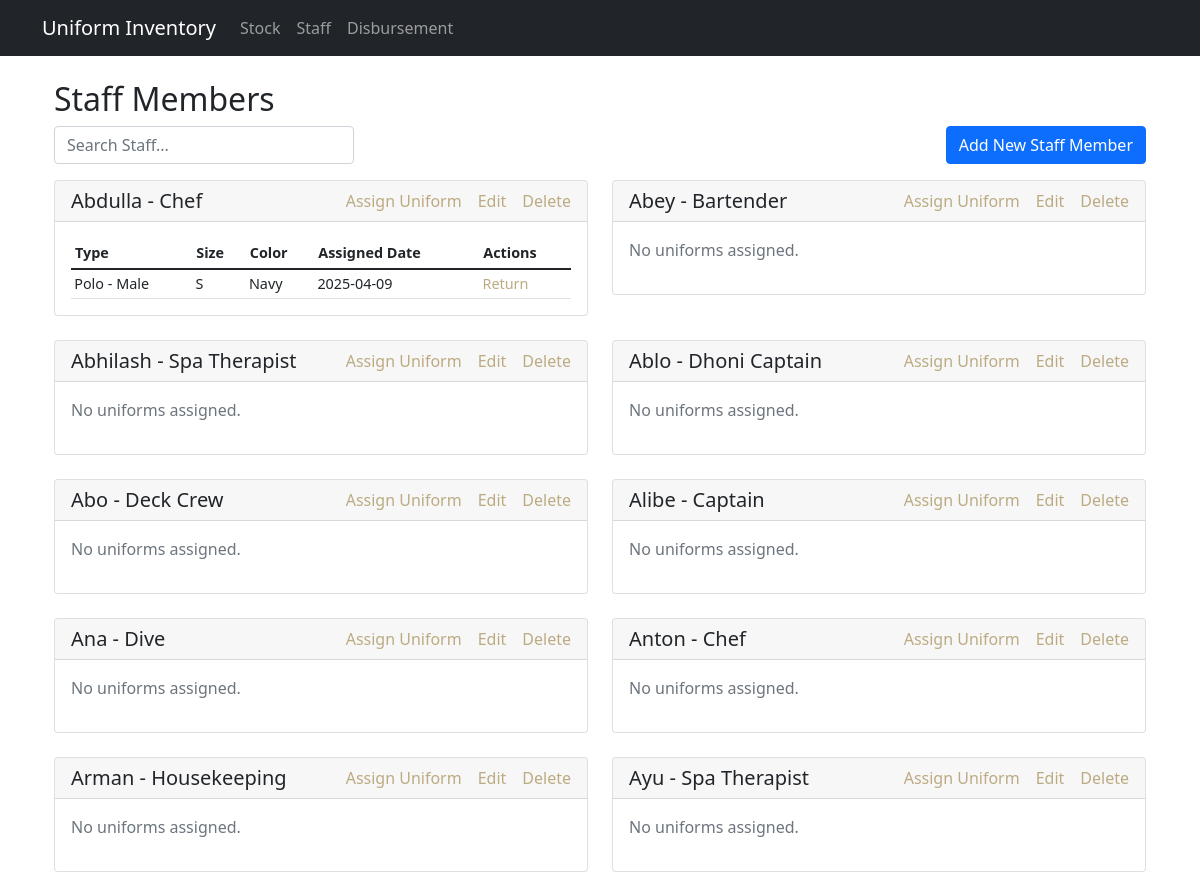
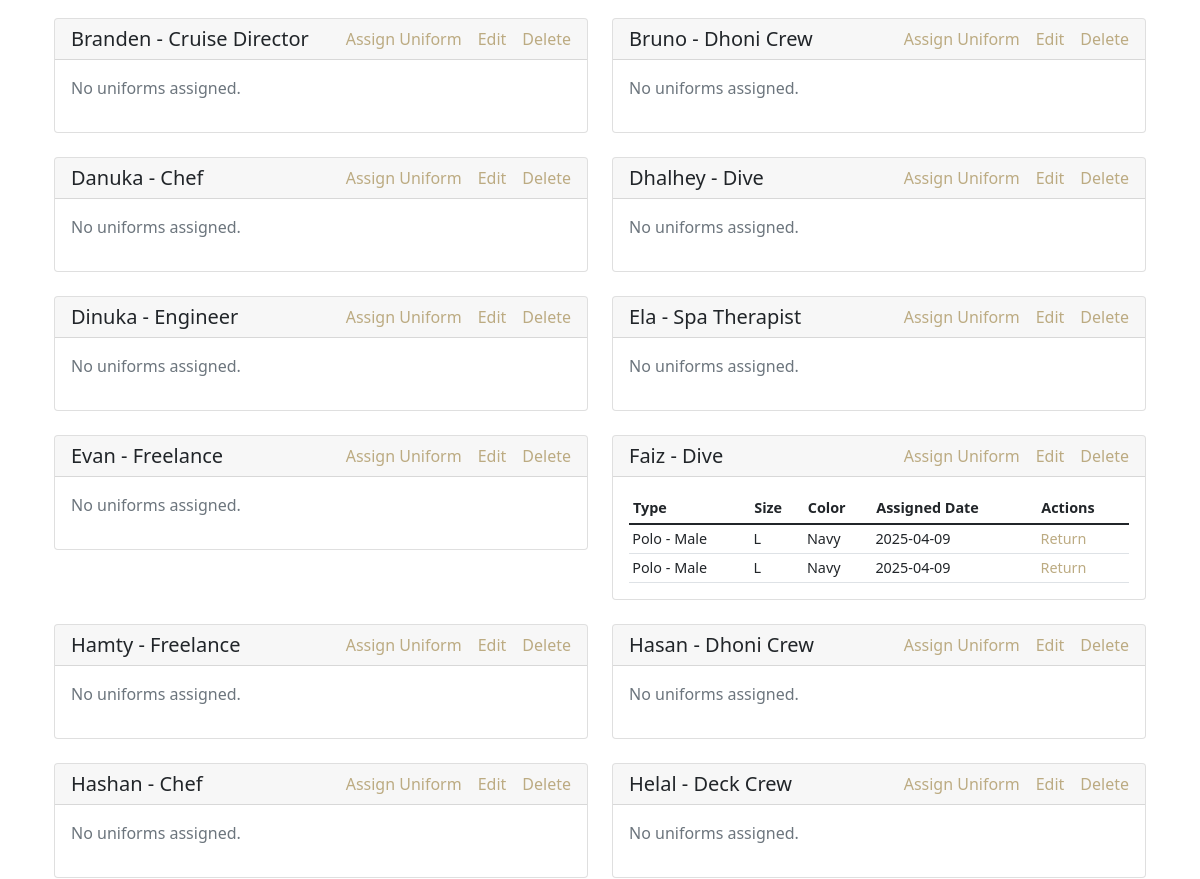
Page /staff (upper part) on the earlier database version (2 pictures, top to bottom).
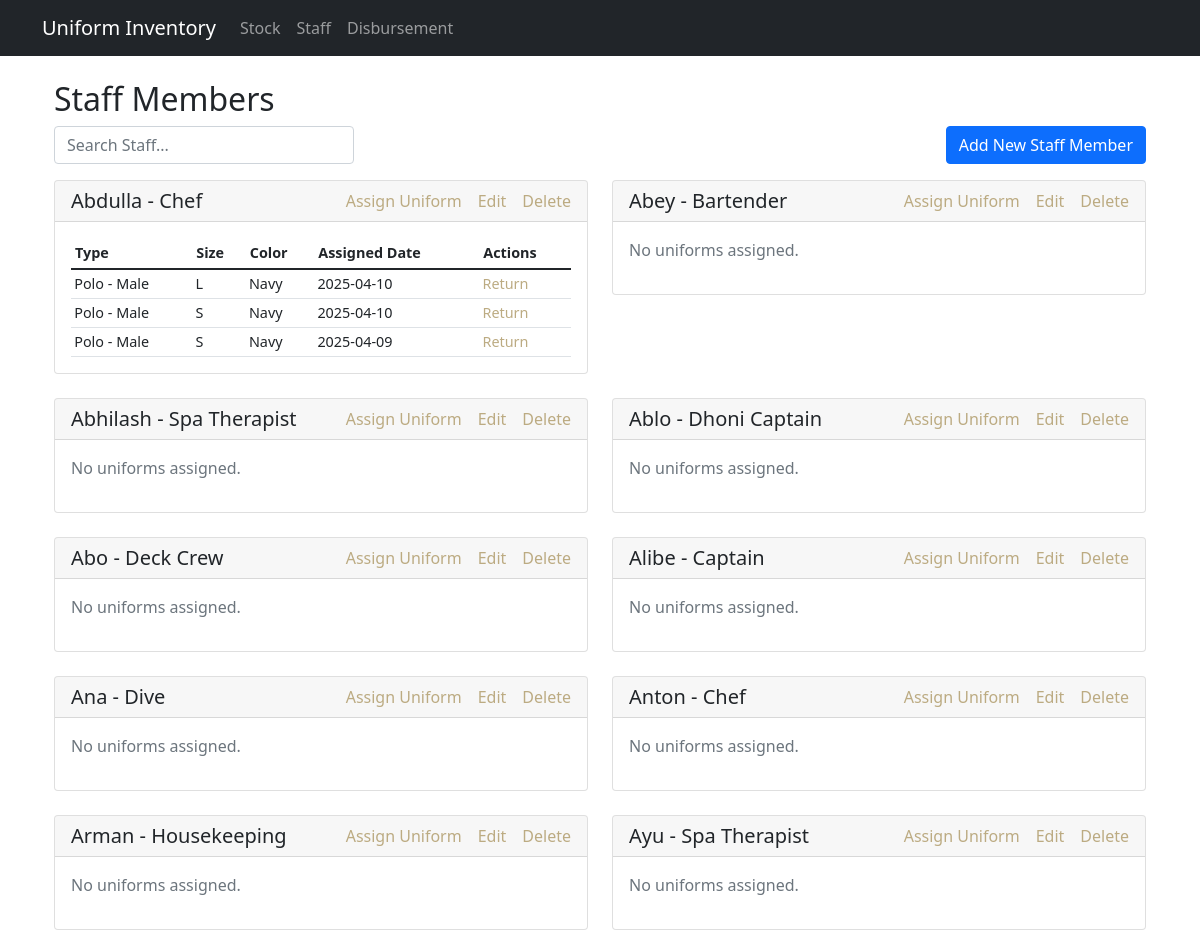
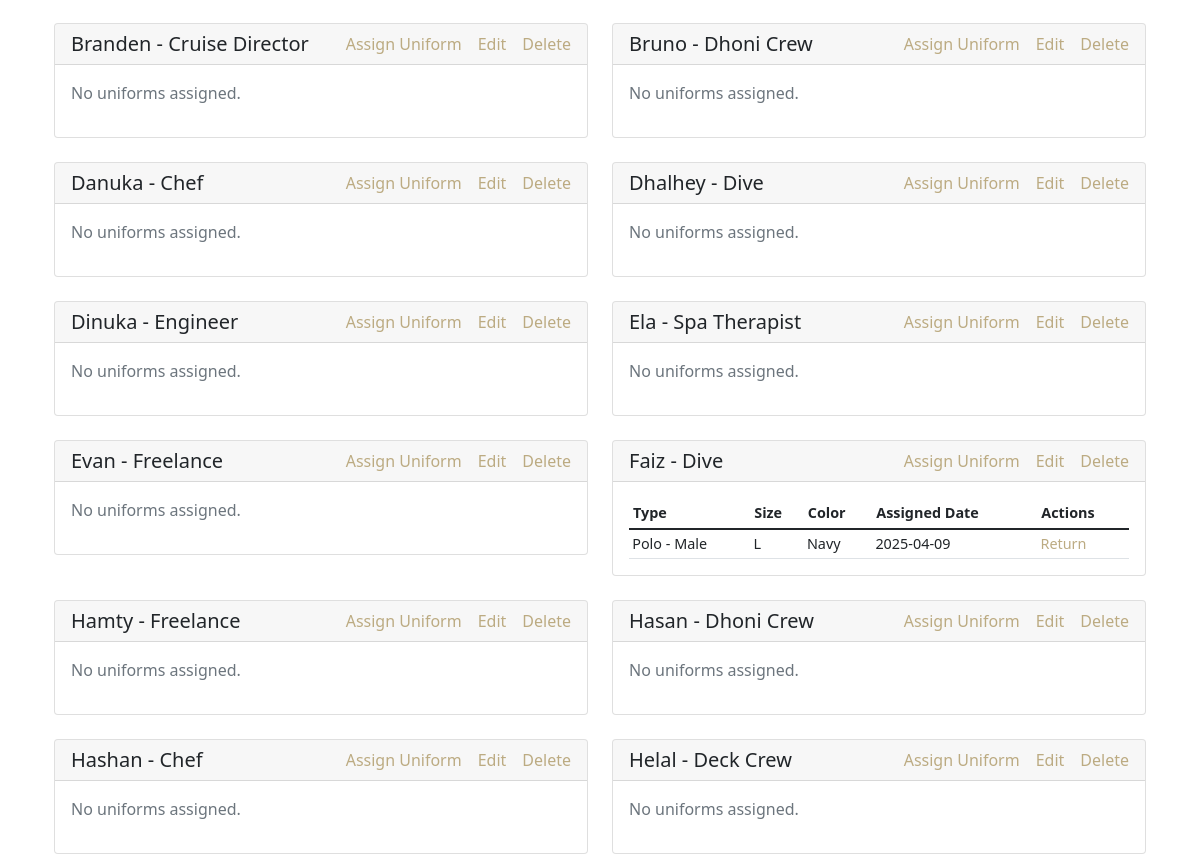
Same page on the later database version (2 pictures, top to bottom).
### tables this page shows
CREATE TABLE staff (
        id INTEGER PRIMARY KEY AUTOINCREMENT,
        name TEXT NOT NULL,
        department TEXT NOT NULL
    );

CREATE TABLE staff_assignments (
        id INTEGER PRIMARY KEY AUTOINCREMENT,
        staff_id INTEGER,
        uniform_id INTEGER,
        assigned_date TIMESTAMP DEFAULT CURRENT_TIMESTAMP,
        returned_date TIMESTAMP,
        status TEXT DEFAULT 'assigned',
        notes TEXT,
        FOREIGN KEY (staff_id) REFERENCES staff (id),
        FOREIGN KEY (uniform_id) REFERENCES uniforms (id)
    );

CREATE TABLE uniforms (
        id INTEGER PRIMARY KEY AUTOINCREMENT,
        type TEXT NOT NULL,
        size TEXT NOT NULL,
        color TEXT NOT NULL,
        current_stock INTEGER DEFAULT 0
    );

### app.py (the view)
@app.route('/staff')
def staff_list():
    staff = staff_mgmt.get_staff_list()
    return render_template('staff_list.html', staff=staff)

### templates/staff_list.html (shortened to what this page needs)
{% extends "base.html" %}
{% block content %}
<div class="container mt-4">
    <h2>Staff Members</h2>
    <div class="d-flex justify-content-between mb-3">
        <input type="text" id="staffSearch" class="form-control" placeholder="Search Staff..." onfocus="clearAndShowDropdown()" onblur="hideDropdown()" onkeyup="filterStaff()" style="max-width: 300px;">
        <a href="{{ url_for('add_staff') }}" class="btn btn-primary ms-2">Add New Staff Member</a>
    </div>
    <div class="row" id="staffContainer">
        {% for staff_member in staff %}
        <div class="col-md-6 mb-4 staff-card" data-staff-id="{{ staff_member.id }}">
            <div class="card">
                <div class="card-header d-flex justify-content-between align-items-center">
                    <h5 class="mb-0">{{ staff_member.name }} - {{ staff_member.department|title }}</h5>
                    <div class="d-flex align-items-center" style="gap: 1rem;">
                        <a href="{{ url_for('assign_uniform') }}?staff_id={{ staff_member.id }}" class="text-decoration-none" style="color: #bcab82;" onmouseover="this.style.color='black'" onmouseout="this.style.color='#bcab82'">Assign Uniform</a>
                        <a href="{{ url_for('edit_staff', staff_id=staff_member.id) }}" class="text-decoration-none" style="color: #bcab82;" onmouseover="this.style.color='black'" onmouseout="this.style.color='#bcab82'">Edit</a>
                        <a href="#" class="text-decoration-none" style="color: #bcab82;" onmouseover="this.style.color='red'" onmouseout="this.style.color='#bcab82'" data-bs-toggle="modal" data-bs-target="#deleteModal{{ staff_member.id }}">Delete</a>
                    </div>
                </div>
                <div class="card-body">
                    {% if staff_member.assigned_uniforms %}
                        <div class="table-responsive">
                            <table class="table table-sm" style="font-size: 0.9rem; margin-bottom: 0; border-collapse: collapse;">
                                <thead>
                                    <tr>
                                        <th>Type</th>
                                        <th>Size</th>
                                        <th>Color</th>
                                        <th>Assigned Date</th>
                                        <th>Actions</th>
                                    </tr>
                                </thead>
                                <tbody>
                                    {% for uniform in staff_member.assigned_uniforms %}
                                    <tr style="border-bottom: 1px solid #dee2e6;">
                                        <td style="padding: 0.2rem; border: none;">{{ uniform.type }}</td>
                                        <td style="padding: 0.2rem; border: none;">{{ uniform.size }}</td>
                                        <td style="padding: 0.2rem; border: none;">{{ uniform.color }}</td>
                                        <td style="padding: 0.2rem; border: none;">{{ uniform.assigned_date.split(' ')[0] }}</td>
                                        <td style="padding: 0.2rem; border: none;">
                                            <a href="#" class="text-decoration-none" style="color: #bcab82;" onmouseover="this.style.color='black'" onmouseout="this.style.color='#bcab82'" data-bs-toggle="modal" data-bs-target="#returnModal{{ staff_member.id }}_{{ loop.index }}">Return</a>
                                        </td>
                                    </tr>
                                    {% endfor %}
                                </tbody>
                            </table>
                        </div>
                    {% else %}
                        <p class="text-muted">No uniforms assigned.</p>
                    {% endif %}
                </div>
            </div>
        </div>
        {% endfor %}
    </div>
</div>
{% endblock %}

### templates/base.html (shortened to what this page needs)
<!DOCTYPE html>
<html lang="en">
<head>
    <link href="https://cdn.jsdelivr.net/npm/bootstrap@5.1.3/dist/css/bootstrap.min.css" rel="stylesheet">
</head>
<body>
    <nav class="navbar navbar-expand-lg navbar-dark bg-dark">
        <div class="container">
            <a class="navbar-brand" href="/">Uniform Inventory</a>
            <div class="collapse navbar-collapse" id="navbarNav">
                <ul class="navbar-nav">
                    <li class="nav-item">
                        <a class="nav-link" href="/stock">Stock</a>
                    </li>
                    <li class="nav-item">
                        <a class="nav-link" href="/staff">Staff</a>
                    </li>
                    <li class="nav-item">
                        <a class="nav-link" href="/staff/assign">Disbursement</a>
                    </li>
                </ul>
            </div>
        </div>
    </nav>
    <div class="container mt-4">
        {% block content %}{% endblock %}
    </div>
</body>
</html>

Differences in the rows shown:
added staff_assignments: type "Polo - Male", size "L", color "Navy", assigned_date "2025-04-10", shown under staff "Abdulla"
added staff_assignments: type "Polo - Male", size "S", color "Navy", assigned_date "2025-04-10", shown under staff "Abdulla"
changed staff "Faiz": loses staff_assignments (type "Polo - Male", size "L", color "Navy", assigned_date "2025-04-09")
